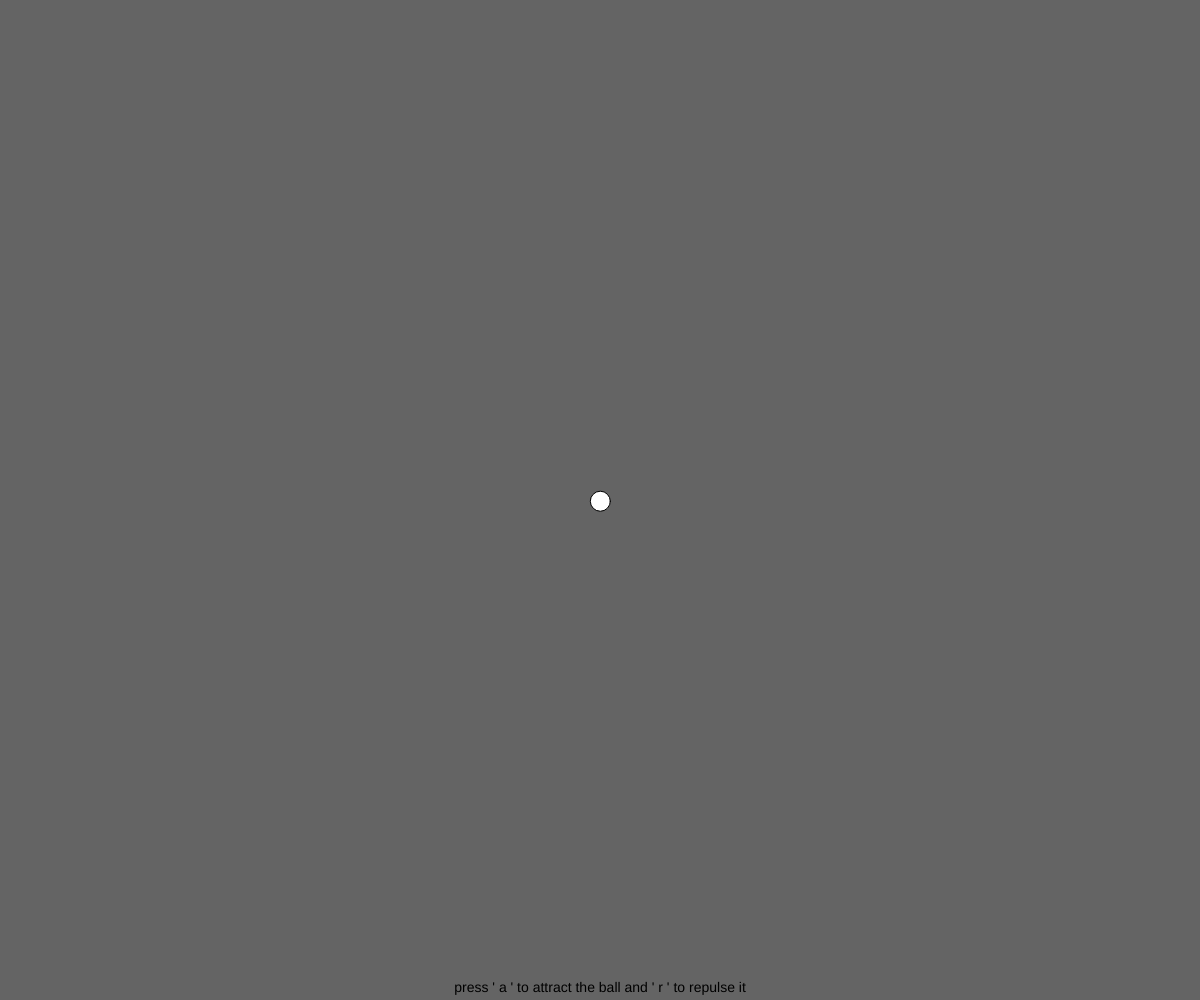
Frame 1 (no input)
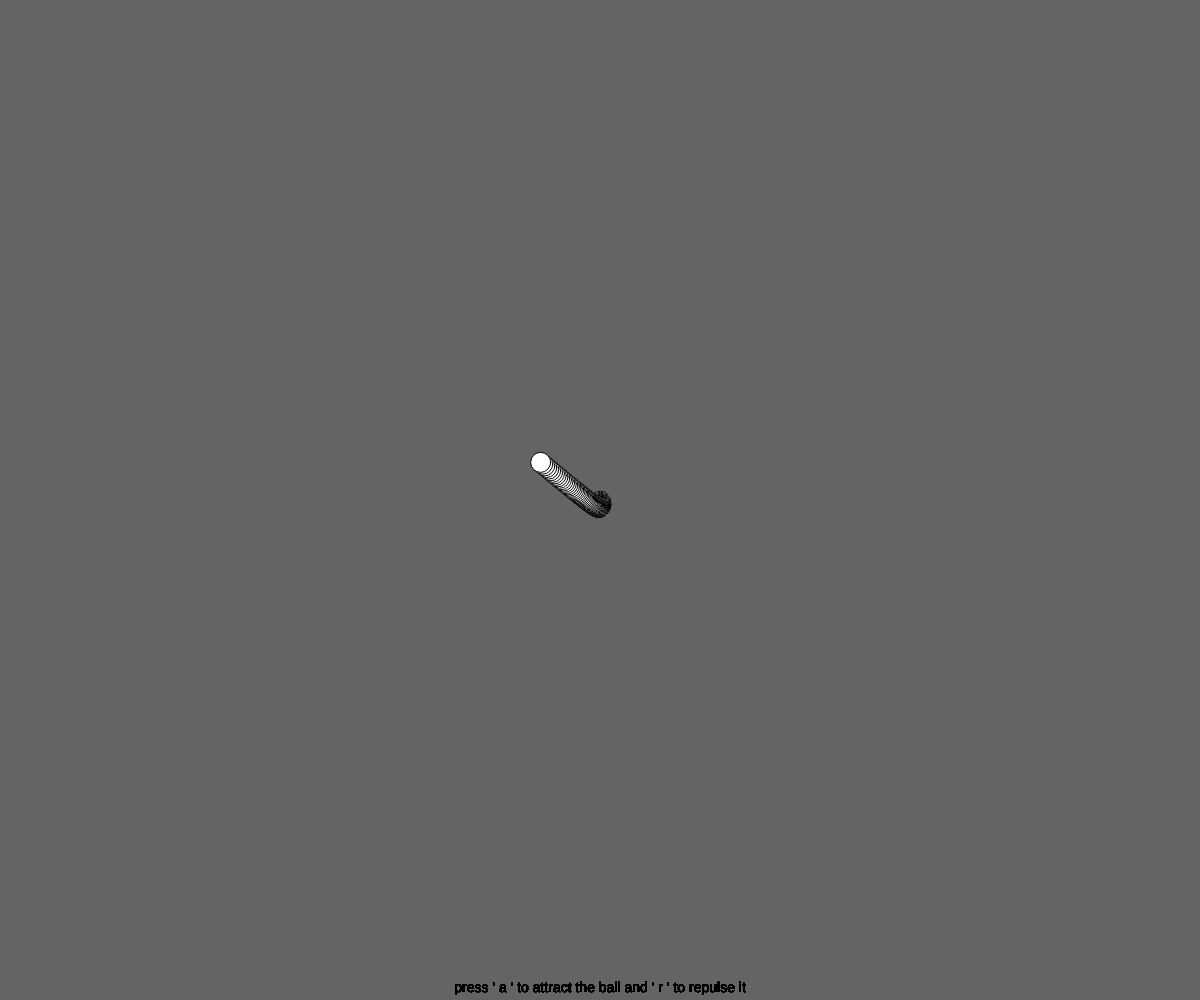
Frame 60 (no input)
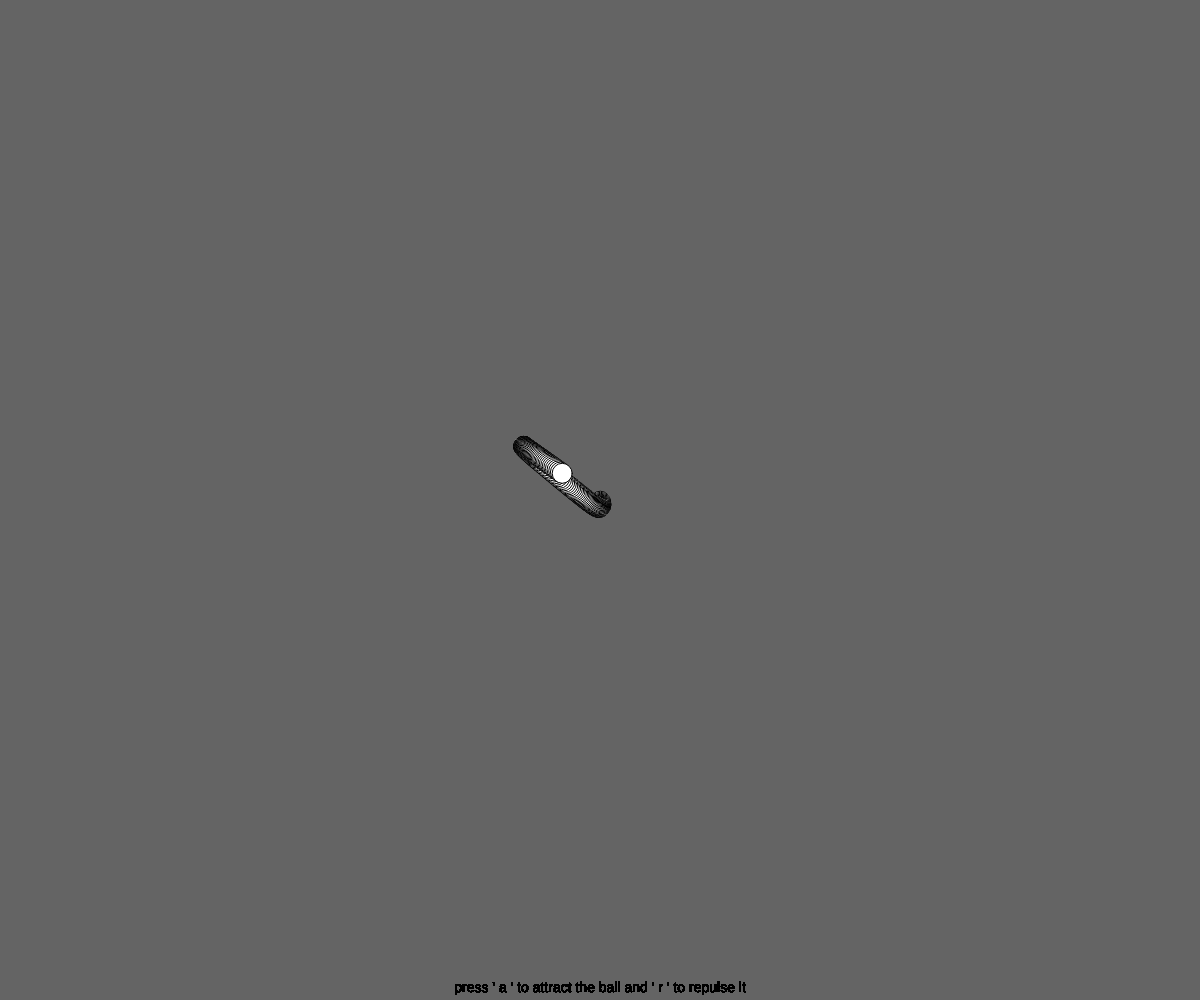
Frame 120 (the mouse pressed at the canvas centre since frame 60)

The p5.js sketch that drew these frames (run headless with seeded random() and noise() and a simulated clock; from frame 60 on, the mouse is pressed at the canvas centre):

// p5.js sketch
// ── sketch.js

var posX, posY // stocker la position de notre objet
var speedX, speedY // stocker sa vitesse
var friction = 0.05 // un force de friction pour faire ralentir les objets (résistance de l'air)
var force = 10 // une force d'attraction ou de répulsion en fonction du mode choisi
var attraction = true // choix du mode true => la souris attire la balle , false => la souris repousse la balle

function setup() {
    createCanvas(windowWidth, windowHeight);
    background(100);

    posX = windowWidth/2
    speedX = random(0.5,2)*cos(random(TWO_PI))

    posY = windowHeight/2
    speedY = random(0.5,2)*sin(random(TWO_PI))

    textSize(14)
    textAlign(CENTER, BOTTOM)
} 

function draw() {
    text("press ' a ' to attract the ball and ' r ' to repulse it",windowWidth/2,windowHeight - 5)

    // on utilise des vecteur pour stocker les positions, vitesses, cibles, cela facilite l'appel des fonctions de calcul
    var vtarget = createVector(mouseX,mouseY)// un vecteur qui représente les coordonnées de notre cible.
    var vpos = createVector(posX, posY) // un vecteur qui represente notre position

    // en fonction du mode choisi on appelle la fonction de calcul physique souhaitée
    // ces fonctions vont calculer les nouvelles accélération, vitesses et positions en fonction
    // des distances, de la force choisie ci-dessus et du coefficient de friction.
    if (attraction) calculs_physiques_attraction(vpos, vtarget)
    else calculs_physiques_repulsion(vpos, vtarget)

    // on vérifie les collisions
    if (posX < 0 || posX > windowWidth) speedX = speedX * (-1)
    if (posY < 0 || posY > windowHeight) speedY = speedY * (-1)

    // on dessine notre cercle
    ellipse(posX, posY, 20, 20);
}

// en change le mode en fonction d'interaction clavier
function keyPressed(){
    if (key == 'a' || key == 'A') attraction = true;
    if (key == 'r' || key == 'R') attraction = false;
}

// une fonction pour calculer la position
function calculs_physiques_attraction(pos, target){
    // on ré-initialise l'accélération
    var accX = 0
    var accY = 0
    // on calcule un force de friction : une résistance au mouvement, pour que notre objet s'arrête s'il n'est
    // plus soumis à aucune force. Cette force doit être inversement proportionnelle au déplacement et donc à
    // la vitesse pour ralentir l'objet en mouvement
    var frict = createVector(speedX,speedY);
    frict.normalize(); // cette opération ne permet de conserver que la direction du vecteur / l'orientation
    frict.mult(-1) // on inverse le vecteur vitesse normalié pour qu'il soit opposé au déplacement
    frict.mult(friction) // on multiplie par notre coefficient de friction
    // on ajoute ce résultat à l'accélération que l'on va applique à notre objet
    accX +=  frict.x;
    accY +=  frict.y;

    // déplacement : l'objet va être attiré par la souris
    var dir = pos.sub(target); // on obtient le vecteur de déplacement : différence entre la position et la cible
    var d = dir.mag(); // on calcul sa magnitude : la distance  qui sépare les deux points du vecteur
    dir.normalize();
    dir.mult(-1);
    dir.div(1/d*d) // on fait en sorte que la force appliquée dépende de l'inverse du carré de la distance
    dir.div(force) // on multiplie par la force souhaitée
    // on ajoute cela à l'accélération
    accX = accX+ dir.x;
    accY = accY+ dir.y;

    // on ajoute l'accélération à la vitesse
    speedX = speedX + accX
    speedY = speedY + accY

    // on ajoute la vitesse à la position
    posX = posX + speedX
    posY = posY + speedY

}

function calculs_physiques_repulsion(pos, target){

    var accX = 0
    var accY = 0
    // force de friction inversement proportionnelle au déplacement
    var frict = createVector(speedX,speedY);
    frict.normalize();
    frict.mult(-1)
    frict.mult(friction)
    accX = accX + frict.x;
    accY = accY + frict.y;

    // déplacement
    var dir = pos.sub(target);
    var d = dir.mag();
    if(d < 100){
        dir.normalize();
        dir.mult(1);
        dir.div(1/d*d)
        dir.div(force)
        accX = accX+ dir.x;
        accY = accY+ dir.y;
    }

    speedX = speedX + accX
    speedY = speedY + accY

    posX = posX + speedX
    posY = posY + speedY

}
